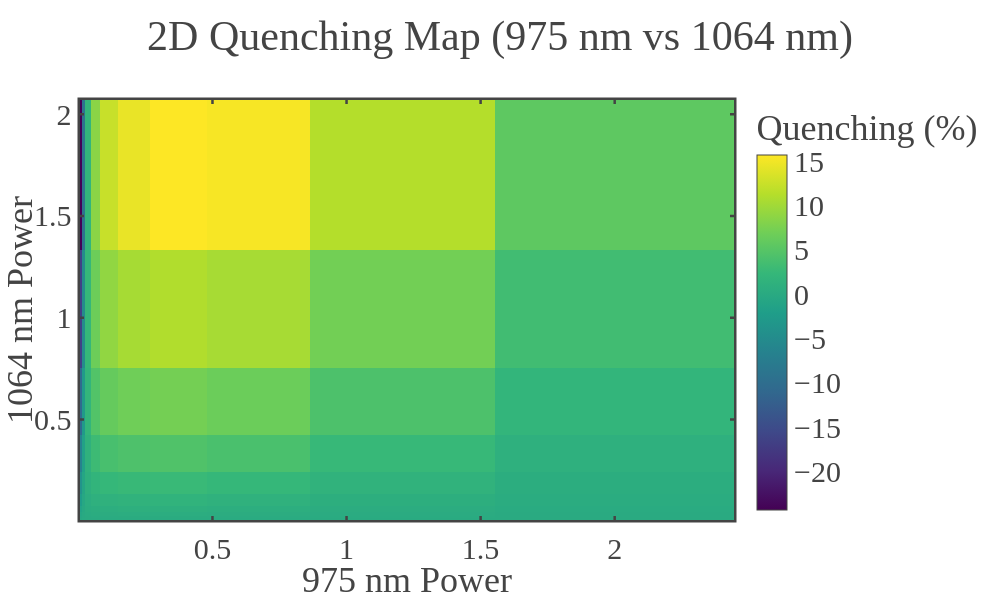

Write notebook code for a chart like this one.
### Code cell
import plotly.graph_objects as go

# ============================================================
# --- Figure template ---
# ============================================================
fig_template = go.layout.Template()
fig_template.layout = {
    'template': 'simple_white+presentation',
    'autosize': False,
    'width': 800,
    'height': 600,
    'xaxis': {'ticks':'inside','mirror':'ticks','linewidth':2.5,'tickwidth':2.5,'ticklen':4,'showline':True,'showgrid':False},
    'yaxis': {'ticks':'inside','mirror':'ticks','linewidth':2.5,'tickwidth':2.5,'ticklen':4,'showline':True,'showgrid':False},
    'font': {'family':'mathjax','size':30}
}

# ============================================================
# --- PLOT 1: Heatmap ---
# ============================================================
fig_hm = go.Figure(data=go.Heatmap(
    x=powers_975,
    y=powers_1064,
    z=Q,
    colorscale="Viridis",
    colorbar_title="Quenching (%)"
))
fig_hm.update_layout(
    template=fig_template,
    width = 1000,
    height = 600,
    title="2D Quenching Map (975 nm vs 1064 nm)",
    xaxis_title="975 nm Power",
    yaxis_title="1064 nm Power"
)
fig_hm.show()

### Figure 1 — Plotly figure (JSON) as saved in the notebook; plotly's stock layout.template omitted (floating-point values rounded to 4 significant figures)
{"data": [{"colorbar": {"title": {"text": "Quenching (%)"}}, "colorscale": [[0, "#440154"], [0.1111, "#482878"], [0.2222, "#3e4989"], [0.3333, "#31688e"], [0.4444, "#26828e"], [0.5556, "#1f9e89"], [0.6667, "#35b779"], [0.7778, "#6ece58"], [0.8889, "#b5de2b"], [1, "#fde725"]], "type": "heatmap", "x": [0.01, 0.01802, 0.03246, 0.05848, 0.1054, 0.1898, 0.342, 0.6162, 1.11, 2.0], "y": [0.01, 0.01769, 0.03131, 0.0554, 0.09802, 0.1734, 0.3069, 0.543, 0.9608, 1.7], "z": [[-0.2453, -0.04416, 0.06075, 0.1173, 0.1466, 0.1621, 0.1668, 0.1441, 0.08608, 0.03673], [-0.4203, -0.07846, 0.1065, 0.2063, 0.2585, 0.2856, 0.2941, 0.2544, 0.1521, 0.06495], [-0.7427, -0.1398, 0.1859, 0.3617, 0.4538, 0.5016, 0.517, 0.448, 0.2685, 0.1148], [-1.284, -0.2502, 0.3206, 0.6299, 0.7921, 0.8765, 0.9043, 0.7859, 0.473, 0.2028], [-2.239, -0.4513, 0.5426, 1.084, 1.369, 1.517, 1.568, 1.37, 0.8307, 0.3578], [-3.847, -0.8221, 0.8886, 1.827, 2.325, 2.586, 2.682, 2.363, 1.451, 0.6297], [-6.486, -1.513, 1.375, 2.98, 3.839, 4.294, 4.479, 4.002, 2.508, 1.104], [-10.61, -2.802, 1.934, 4.615, 6.069, 6.852, 7.212, 6.584, 4.266, 1.921], [-16.59, -5.137, 2.299, 6.626, 9.009, 10.32, 11.01, 10.36, 7.061, 3.304], [-24.33, -9.105, 1.917, 8.596, 12.34, 14.45, 15.7, 15.35, 11.2, 5.569]]}], "layout": {"height": 600, "title": {"text": "2D Quenching Map (975 nm vs 1064 nm)"}, "width": 1000, "xaxis": {"title": {"text": "975 nm Power"}}, "yaxis": {"title": {"text": "1064 nm Power"}}}}
